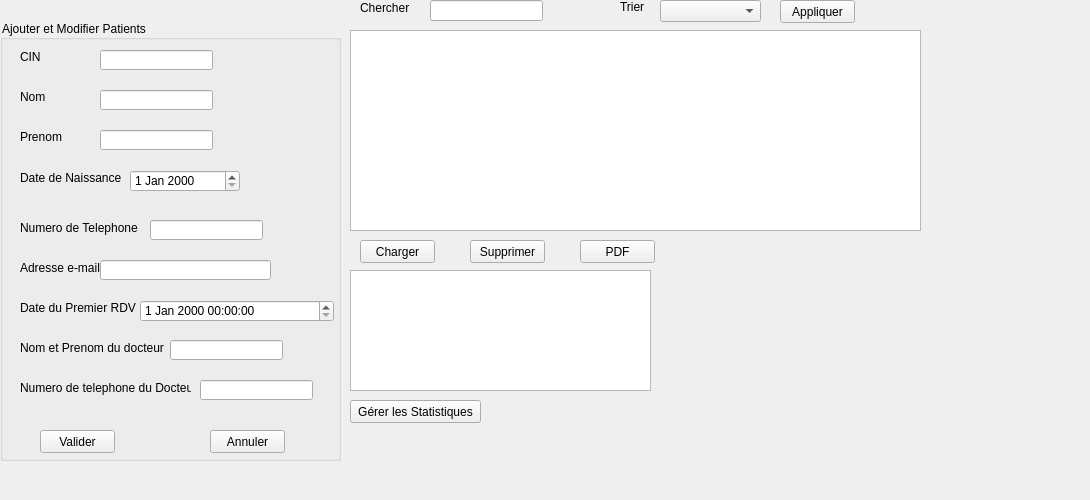
     <widget class="QWidget" name="page_4">
      <widget class="QLabel" name="label_33">
       <property name="geometry">
        <rect>
         <x>650</x>
         <y>260</y>
         <width>201</width>
         <height>191</height>
        </rect>
       </property>
       <property name="text">
        <string/>
       </property>
       <property name="pixmap">
        <pixmap>../logo/logo.png</pixmap>
       </property>
      </widget>
      <widget class="QLabel" name="label_pic">
       <property name="geometry">
        <rect>
         <x>476</x>
         <y>-10</y>
         <width>71</width>
         <height>71</height>
        </rect>
       </property>
       <property name="text">
        <string/>
       </property>
      </widget>
      <widget class="QLineEdit" name="lineEdit_chercherpatient">
       <property name="geometry">
        <rect>
         <x>430</x>
         <y>0</y>
         <width>113</width>
         <height>21</height>
        </rect>
       </property>
      </widget>
      <widget class="QTextEdit" name="textEdit_statpatient">
       <property name="geometry">
        <rect>
         <x>350</x>
         <y>30</y>
         <width>571</width>
         <height>201</height>
        </rect>
       </property>
      </widget>
      <widget class="QPushButton" name="pushButton_appliquertripatient">
       <property name="geometry">
        <rect>
         <x>780</x>
         <y>0</y>
         <width>75</width>
         <height>23</height>
        </rect>
       </property>
       <property name="text">
        <string>Appliquer</string>
       </property>
      </widget>
      <widget class="QLabel" name="label_trierpatient">
       <property name="geometry">
        <rect>
         <x>620</x>
         <y>0</y>
         <width>47</width>
         <height>14</height>
        </rect>
       </property>
       <property name="text">
        <string>Trier</string>
       </property>
      </widget>
      <widget class="QPushButton" name="pushButton_supprimerpatient">
       <property name="geometry">
        <rect>
         <x>470</x>
         <y>240</y>
         <width>75</width>
         <height>23</height>
        </rect>
       </property>
       <property name="text">
        <string>Supprimer</string>
       </property>
      </widget>
      <widget class="QTextEdit" name="textEdit_5">
       <property name="geometry">
        <rect>
         <x>350</x>
         <y>270</y>
         <width>301</width>
         <height>121</height>
        </rect>
       </property>
      </widget>
      <widget class="QLabel" name="label_37">
       <property name="geometry">
        <rect>
         <x>900</x>
         <y>300</y>
         <width>181</width>
         <height>191</height>
        </rect>
       </property>
       <property name="text">
        <string/>
       </property>
       <property name="pixmap">
        <pixmap>../../Downloads/426168643_1308937326596406_8898422449041606471_n.png</pixmap>
       </property>
      </widget>
      <widget class="QPushButton" name="pushButton_chargerpatient">
       <property name="geometry">
        <rect>
         <x>360</x>
         <y>240</y>
         <width>75</width>
         <height>23</height>
        </rect>
       </property>
       <property name="text">
        <string>Charger</string>
       </property>
      </widget>
      <widget class="QPushButton" name="pushButton_gererlesstatistiques">
       <property name="geometry">
        <rect>
         <x>350</x>
         <y>400</y>
         <width>131</width>
         <height>23</height>
        </rect>
       </property>
       <property name="text">
        <string>Gérer les Statistiques</string>
       </property>
      </widget>
      <widget class="QGroupBox" name="AjouterModifierPatients">
       <property name="geometry">
        <rect>
         <x>0</x>
         <y>20</y>
         <width>341</width>
         <height>441</height>
        </rect>
       </property>
       <property name="styleSheet">
        <string notr="true"> color: black;
</string>
       </property>
       <property name="title">
        <string>Ajouter et Modifier Patients</string>
       </property>
       <widget class="QLabel" name="label_cin_4">
        <property name="geometry">
         <rect>
          <x>20</x>
          <y>30</y>
          <width>47</width>
          <height>14</height>
         </rect>
        </property>
        <property name="text">
         <string>CIN</string>
        </property>
       </widget>
       <widget class="QLabel" name="label_nom_4">
        <property name="geometry">
         <rect>
          <x>20</x>
          <y>70</y>
          <width>47</width>
          <height>14</height>
         </rect>
        </property>
        <property name="text">
         <string>Nom</string>
        </property>
       </widget>
       <widget class="QLabel" name="label_prenom_4">
        <property name="geometry">
         <rect>
          <x>20</x>
          <y>110</y>
          <width>47</width>
          <height>14</height>
         </rect>
        </property>
        <property name="text">
         <string>Prenom</string>
        </property>
       </widget>
       <widget class="QLabel" name="label_datenaissance_4">
        <property name="geometry">
         <rect>
          <x>20</x>
          <y>150</y>
          <width>101</width>
          <height>16</height>
         </rect>
        </property>
        <property name="text">
         <string>Date de Naissance</string>
        </property>
       </widget>
       <widget class="QLabel" name="label_numtel_4">
        <property name="geometry">
         <rect>
          <x>20</x>
          <y>200</y>
          <width>121</width>
          <height>16</height>
         </rect>
        </property>
        <property name="text">
         <string>Numero de Telephone</string>
        </property>
       </widget>
       <widget class="QLabel" name="label_ademail_4">
        <property name="geometry">
         <rect>
          <x>20</x>
          <y>240</y>
          <width>91</width>
          <height>16</height>
         </rect>
        </property>
        <property name="text">
         <string>Adresse e-mail</string>
        </property>
       </widget>
       <widget class="QLabel" name="label_datepremierrdv_4">
        <property name="geometry">
         <rect>
          <x>20</x>
          <y>280</y>
          <width>141</width>
          <height>16</height>
         </rect>
        </property>
        <property name="text">
         <string>Date du Premier RDV</string>
        </property>
       </widget>
       <widget class="QLabel" name="label_nomprenomdoc_4">
        <property name="geometry">
         <rect>
          <x>20</x>
          <y>320</y>
          <width>151</width>
          <height>16</height>
         </rect>
        </property>
        <property name="text">
         <string>Nom et Prenom du docteur</string>
        </property>
       </widget>
       <widget class="QLabel" name="label_numteldoc_4">
        <property name="geometry">
         <rect>
          <x>20</x>
          <y>360</y>
          <width>171</width>
          <height>16</height>
         </rect>
        </property>
        <property name="text">
         <string>Numero de telephone du Docteur </string>
        </property>
       </widget>
       <widget class="QLineEdit" name="lineEdit_cin_4">
        <property name="geometry">
         <rect>
          <x>100</x>
          <y>30</y>
          <width>113</width>
          <height>20</height>
         </rect>
        </property>
       </widget>
       <widget class="QLineEdit" name="lineEdit_nom_4">
        <property name="geometry">
         <rect>
          <x>100</x>
          <y>70</y>
          <width>113</width>
          <height>20</height>
         </rect>
        </property>
       </widget>
       <widget class="QLineEdit" name="lineEdit_prenom_4">
        <property name="geometry">
         <rect>
          <x>100</x>
          <y>110</y>
          <width>113</width>
          <height>20</height>
         </rect>
        </property>
       </widget>
       <widget class="QDateEdit" name="dateEdit_datenaissance_4">
        <property name="geometry">
         <rect>
          <x>130</x>
          <y>150</y>
          <width>110</width>
          <height>22</height>
         </rect>
        </property>
       </widget>
       <widget class="QLineEdit" name="lineEdit_numtel_4">
        <property name="geometry">
         <rect>
          <x>150</x>
          <y>200</y>
          <width>113</width>
          <height>20</height>
         </rect>
        </property>
       </widget>
       <widget class="QLineEdit" name="lineEdit_ademail_4">
        <property name="geometry">
         <rect>
          <x>100</x>
          <y>240</y>
          <width>171</width>
          <height>20</height>
         </rect>
        </property>
       </widget>
       <widget class="QDateTimeEdit" name="dateTimeEdit_datepremierrdv_4">
        <property name="geometry">
         <rect>
          <x>140</x>
          <y>280</y>
          <width>194</width>
          <height>22</height>
         </rect>
        </property>
       </widget>
       <widget class="QLineEdit" name="lineEdit_nomprenomdoc_4">
        <property name="geometry">
         <rect>
          <x>170</x>
          <y>320</y>
          <width>113</width>
          <height>20</height>
         </rect>
        </property>
       </widget>
       <widget class="QLineEdit" name="lineEdit_numteldoc_4">
        <property name="geometry">
         <rect>
          <x>200</x>
          <y>360</y>
          <width>113</width>
          <height>20</height>
         </rect>
        </property>
       </widget>
       <widget class="QPushButton" name="pushButton_annuler_4">
        <property name="geometry">
         <rect>
          <x>40</x>
          <y>410</y>
          <width>75</width>
          <height>23</height>
         </rect>
        </property>
        <property name="styleSheet">
         <string notr="true"/>
        </property>
        <property name="text">
         <string>Valider</string>
        </property>
       </widget>
       <widget class="QPushButton" name="pushButton_valider_4">
        <property name="geometry">
         <rect>
          <x>210</x>
          <y>410</y>
          <width>75</width>
          <height>23</height>
         </rect>
        </property>
        <property name="styleSheet">
         <string notr="true"/>
        </property>
        <property name="text">
         <string>Annuler</string>
        </property>
       </widget>
      </widget>
      <widget class="QLabel" name="label_pic_2">
       <property name="geometry">
        <rect>
         <x>486</x>
         <y>-10</y>
         <width>71</width>
         <height>71</height>
        </rect>
       </property>
       <property name="text">
        <string/>
       </property>
      </widget>
      <widget class="QPushButton" name="pushButton_pdfpatient">
       <property name="geometry">
        <rect>
         <x>580</x>
         <y>240</y>
         <width>75</width>
         <height>23</height>
        </rect>
       </property>
       <property name="text">
        <string>PDF</string>
       </property>
      </widget>
      <widget class="QComboBox" name="comboBox_trierpatient">
       <property name="geometry">
        <rect>
         <x>660</x>
         <y>0</y>
         <width>101</width>
         <height>22</height>
        </rect>
       </property>
      </widget>
      <widget class="QLabel" name="label_Chercherpatients">
       <property name="geometry">
        <rect>
         <x>360</x>
         <y>0</y>
         <width>61</width>
         <height>16</height>
        </rect>
       </property>
       <property name="text">
        <string>Chercher</string>
       </property>
      </widget>
     </widget>
